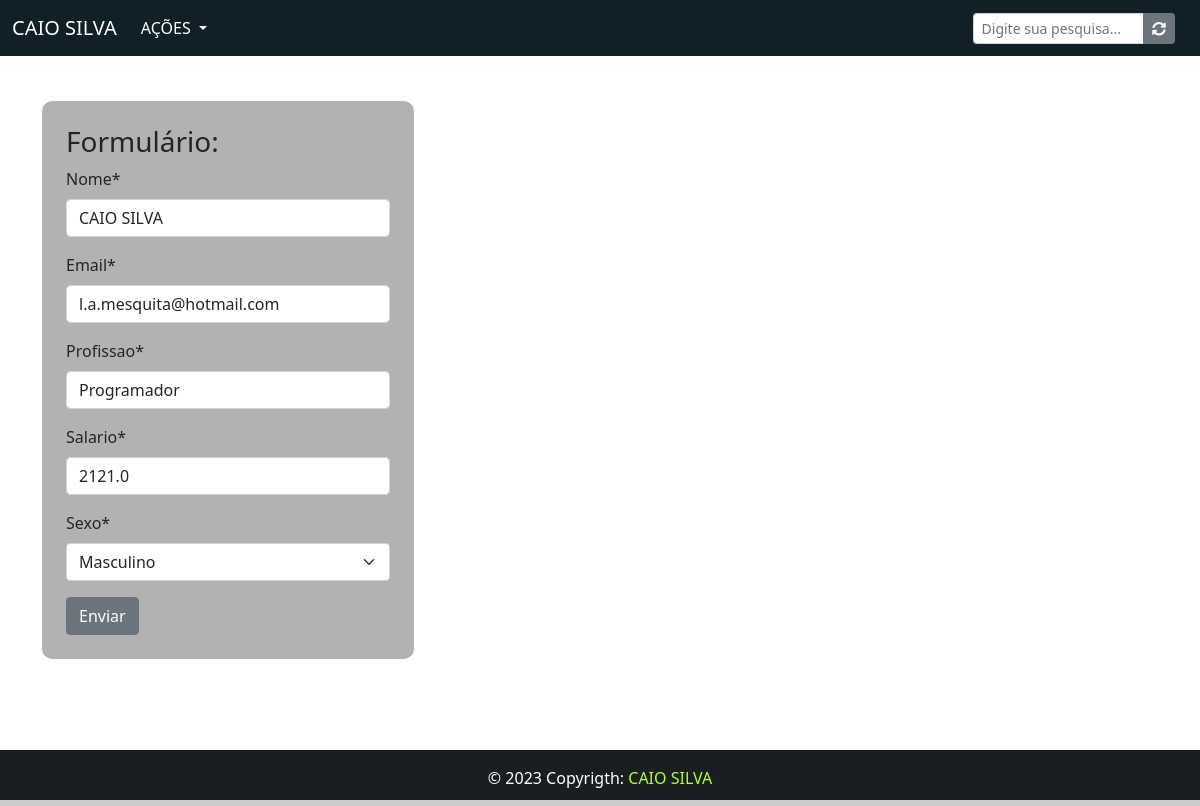
Screenshot of /editar/40/ with the database file from the repository.
### app/models.py (models this page shows, shortened)
class Pessoa(models.Model):
    sexo_choices = (
                    ('M', 'Masculino'),
                    ('F', 'Ferminino'),
                    )
    nome = models.CharField(max_length=100)
    email = models.EmailField()
    profissao = models.CharField(max_length=100)
    salario = models.FloatField()
    sexo = models.CharField(max_length=1, choices=sexo_choices)

### app/views.py (the view)
# urls.py: path('editar/<int:id>/', views.editar, name='editar'),
def editar(request, id):
    pessoa = get_object_or_404(Pessoa, id=id)
    form = FormPessoa(request.POST or None, instance=pessoa)
    if request.method == 'GET':
        return render(request, 'forms.html', {'form':form})
    elif request.method == 'POST':
        if form.is_valid():
            form.save()
            return redirect('home')

### app/forms.py
class FormPessoa(forms.ModelForm):
    class Meta:
        model = Pessoa
        fields = '__all__'

### app/templates/forms.html
{% extends 'base.html' %}
{% load crispy_forms_tags %}
{% block conteudo %}
<div class="container">
        <div class="col-4">
            <div class='form'>
                <div class="content">
                    <h3>Formulário: </h3>
                    <form method='POST'>{% csrf_token %}
                        {{form|crispy}}
                        <input type="submit" value="Enviar" class='btn btn-secondary'>
                    </form>
                </div>
            </div>
        </div>
</div>
{% endblock conteudo %}

### templates/static/app/css/style.css (style rules this page uses)
html, body { height: 100%; margin: 0; max-width: 100%; }
.form { margin-top: 45px; background-color: rgba(0, 0, 0, 0.3); border: 4px solid transparent; border-radius: 10px; }
.content { padding: 20px; }

### rows the page displays
Pessoa: nome "CAIO SILVA", email "l.a.mesquita@hotmail.com", profissao "Programador", salario "2121.0", sexo "Masculino"
